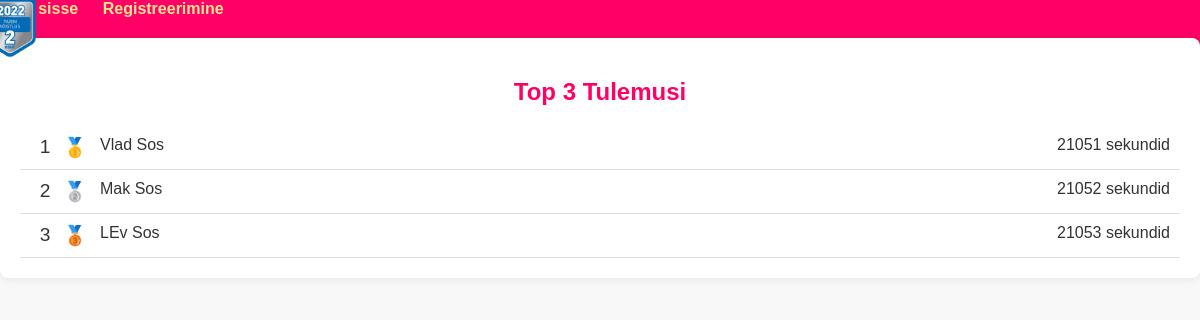
Screenshot of /Jooks2/autasustamise.php with the database file from the repository.
### tables this page shows
CREATE TABLE `jooksjad` (
  `id` int(11) NOT NULL,
  `eesnimi` varchar(30) DEFAULT NULL,
  `perenimi` varchar(30) DEFAULT NULL,
  `alustamisaeg` time DEFAULT NULL,
  `lopetamisaeg` time DEFAULT NULL,
  `result` int(11) DEFAULT NULL
);

### Jooks2/autasustamise.php (the view, shortened to what this page needs)
<!DOCTYPE html>
<html lang="en">
<head>
    <link rel="stylesheet" type="text/css" href="jookja.css">
</head>
<body>
<header id="rararar">
    <img src="logo.png" id="logo" alt="logo" width="100" height="100">
<?php
    if(isset($_SESSION['login'])){
        ?>
        <h1 id="loginname"><?="$_SESSION[login]"?></h1>
        <a href="logout.php"   class="logi">Logi välja</a>
        <?php
    } else {
        ?>
        <a id="lingid" href="login.php">Logi sisse</a>
        <?php
    }
    ?>
    <?php
    if(isset($_SESSION['login'])){
        ?>
        <a id="lingid" href="logout.php"></a>
        <?php
    } else {
        ?>
        <a id="lingid" href="registration.php">Registreerimine</a>
        <?php
    }
    ?>
<?php
global $yhendus;
$kask = $yhendus->prepare("SELECT id, eesnimi, perenimi, alustamisaeg, lopetamisaeg FROM jooksjad;");
$kask->bind_result($id, $nimi, $perenimi, $alustamiaeg, $lopitamisaeg);
$kask->execute();
$ResultArray = array();
while ($kask->fetch()) {
    $AlustamiseTime = strtotime($alustamiaeg);
    $LopitamiseTime = strtotime($lopitamisaeg);
    $TimeDifference = $LopitamiseTime - $AlustamiseTime;
    $TimeDifference = (int)$TimeDifference;
    if ($TimeDifference > 0) {
        $ResultArray[] = array(
            'id' => $id,
            'nimi' => $nimi,
            'perenimi' => $perenimi,
            'difference' => $TimeDifference,
        );
    }
}
usort($ResultArray, function($a, $b) {
    return $a['difference'] - $b['difference'];
});
$TOPResults = array_slice($ResultArray, 0, 3);
?>
<div id="top-results">
    <h2>Top 3 Tulemusi</h2>
    <ul class="leaderboard">
        <?php foreach ($TOPResults as $index => $result) : ?>
            <li class="leaderboard-item">
                <span class="rank"><?= $index + 1 ?></span>
                <span class="medal"><?= ($index == 0) ? '🥇' : (($index == 1) ? '🥈' : '🥉') ?></span>
                <span class="name"><?= $result['nimi'] . ' ' . $result['perenimi'] ?></span>
                <span class="time"><?= $result['difference'] ?> sekundid</span>
            </li>
        <?php endforeach; ?>
    </ul>
</div>
</body>
</html>

### Jooks2/jookja.css (style rules this page uses)
body { font-family: 'Arial', sans-serif; margin: 0; padding: 0; background-color: #f8f8f8; color: #333; }
header,#rararar { background-color: #ff0066; width: 100%; height: 75px; right: 23px; top: 40px; }
#lingid { color: #ffe591; text-decoration: none; font-weight: bold; margin-right: 20px; text-align: center; }
#logo { position: absolute; bottom: 91%; right: 95%; }

### Jooks2/autasustamise.php (style rules this page uses)
#top-results { margin-top: 20px; padding: 20px; background-color: #fff; border-radius: 8px; box-shadow: 0 0 10px rgba(0, 0, 0, 0.1); }
#top-results h2 { color: #ff0066; text-align: center; }
.leaderboard { list-style: none; padding: 0; margin: 0; }
.leaderboard-item { display: flex; justify-content: space-between; padding: 10px; border-bottom: 1px solid #ddd; }
.rank { flex: 0 0 30px; text-align: center; font-size: 1.2em; }
.medal { flex: 0 0 30px; text-align: center; font-size: 1.2em; }
.name { flex: 1; padding-left: 10px; }
.time { flex: 0 0 120px; text-align: right; }

### rows the page displays
jooksjad: eesnimi "Vlad", perenimi "Sos", difference "21051"
jooksjad: eesnimi "Mak", perenimi "Sos", difference "21052"
jooksjad: eesnimi "LEv", perenimi "Sos", difference "21053"
